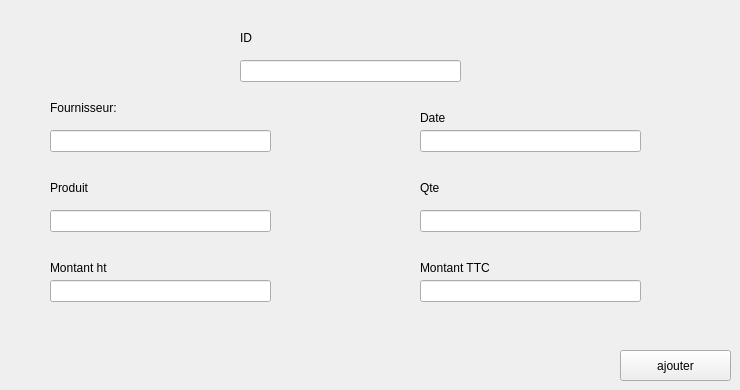
      <widget class="QWidget" name="ajouter_regionF">
       <attribute name="title">
        <string>Nouveau</string>
       </attribute>
       <widget class="QPushButton" name="ajouter_s">
        <property name="geometry">
         <rect>
          <x>620</x>
          <y>350</y>
          <width>111</width>
          <height>31</height>
         </rect>
        </property>
        <property name="styleSheet">
         <string notr="true">#pushButton_choisir  {
-moz-box-shadow: 0px 10px 14px -7px #3e7327;
	-webkit-box-shadow: 0px 10px 14px -7px #3e7327;
	box-shadow: 0px 10px 14px -7px #3e7327;
	background:-webkit-gradient(linear, left top, left bottom, color-stop(0.05, #77b55a), color-stop(1, #72b352));
	background:-moz-linear-gradient(top, #77b55a 5%, #72b352 100%);
	background:-webkit-linear-gradient(top, #77b55a 5%, #72b352 100%);
	background:-o-linear-gradient(top, #77b55a 5%, #72b352 100%);
	background:-ms-linear-gradient(top, #77b55a 5%, #72b352 100%);
	background:linear-gradient(to bottom, #77b55a 5%, #72b352 100%);
	
	background-color: darkCyan ;
	-moz-border-radius:4px;
	-webkit-border-radius:4px;
	border-radius:4px;
	border:1px solid #4b8f29;
	display:inline-block;
	cursor:pointer;
	color:#ffffff;
	font-family:Arial;
	font-size:13px;
	font-weight:bold;
	padding:6px 12px;
	text-decoration:none;
	text-shadow:0px 1px 0px #5b8a3c;
}
#pushButton_choisir:hover {
background:-webkit-gradient(linear, left top, left bottom, color-stop(0.05, #72b352), color-stop(1, #77b55a));
	background:-moz-linear-gradient(top, #72b352 5%, #77b55a 100%);
	background:-webkit-linear-gradient(top, #72b352 5%, #77b55a 100%);
	background:-o-linear-gradient(top, #72b352 5%, #77b55a 100%);
	background:-ms-linear-gradient(top, #72b352 5%, #77b55a 100%);
	background:linear-gradient(to bottom, #72b352 5%, #77b55a 100%);
	
	background-color:blue;
}</string>
        </property>
        <property name="text">
         <string>ajouter</string>
        </property>
       </widget>
       <widget class="QLabel" name="label_42">
        <property name="geometry">
         <rect>
          <x>420</x>
          <y>180</y>
          <width>56</width>
          <height>16</height>
         </rect>
        </property>
        <property name="text">
         <string>Qte</string>
        </property>
       </widget>
       <widget class="QLineEdit" name="ttc_3">
        <property name="geometry">
         <rect>
          <x>420</x>
          <y>280</y>
          <width>221</width>
          <height>22</height>
         </rect>
        </property>
       </widget>
       <widget class="QLabel" name="label_40">
        <property name="geometry">
         <rect>
          <x>50</x>
          <y>180</y>
          <width>81</width>
          <height>16</height>
         </rect>
        </property>
        <property name="text">
         <string>Produit</string>
        </property>
       </widget>
       <widget class="QLabel" name="label_41">
        <property name="geometry">
         <rect>
          <x>50</x>
          <y>260</y>
          <width>71</width>
          <height>16</height>
         </rect>
        </property>
        <property name="text">
         <string>Montant ht</string>
        </property>
       </widget>
       <widget class="QLabel" name="label_6">
        <property name="geometry">
         <rect>
          <x>50</x>
          <y>100</y>
          <width>111</width>
          <height>16</height>
         </rect>
        </property>
        <property name="text">
         <string>Fournisseur:</string>
        </property>
       </widget>
       <widget class="QLineEdit" name="id_f_2">
        <property name="geometry">
         <rect>
          <x>240</x>
          <y>60</y>
          <width>221</width>
          <height>22</height>
         </rect>
        </property>
       </widget>
       <widget class="QLabel" name="label_22">
        <property name="geometry">
         <rect>
          <x>420</x>
          <y>110</y>
          <width>121</width>
          <height>16</height>
         </rect>
        </property>
        <property name="text">
         <string>Date</string>
        </property>
       </widget>
       <widget class="QLabel" name="label_38">
        <property name="geometry">
         <rect>
          <x>240</x>
          <y>30</y>
          <width>56</width>
          <height>16</height>
         </rect>
        </property>
        <property name="text">
         <string>ID</string>
        </property>
       </widget>
       <widget class="QLineEdit" name="fournisseur_3">
        <property name="geometry">
         <rect>
          <x>50</x>
          <y>130</y>
          <width>221</width>
          <height>22</height>
         </rect>
        </property>
       </widget>
       <widget class="QLabel" name="label_37">
        <property name="geometry">
         <rect>
          <x>420</x>
          <y>260</y>
          <width>111</width>
          <height>16</height>
         </rect>
        </property>
        <property name="text">
         <string>Montant TTC</string>
        </property>
       </widget>
       <widget class="QLineEdit" name="qte_3">
        <property name="geometry">
         <rect>
          <x>420</x>
          <y>210</y>
          <width>221</width>
          <height>22</height>
         </rect>
        </property>
       </widget>
       <widget class="QLineEdit" name="date_3">
        <property name="geometry">
         <rect>
          <x>420</x>
          <y>130</y>
          <width>221</width>
          <height>22</height>
         </rect>
        </property>
       </widget>
       <widget class="QLineEdit" name="produit_3">
        <property name="geometry">
         <rect>
          <x>50</x>
          <y>210</y>
          <width>221</width>
          <height>22</height>
         </rect>
        </property>
       </widget>
       <widget class="QLineEdit" name="ht_3">
        <property name="geometry">
         <rect>
          <x>50</x>
          <y>280</y>
          <width>221</width>
          <height>22</height>
         </rect>
        </property>
       </widget>
      </widget>
